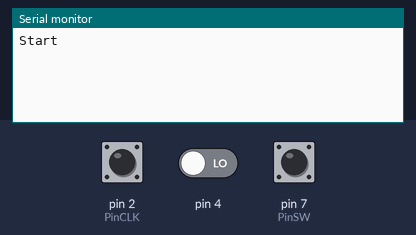
A program run on a simulated Arduino Uno, built with avr-gcc and run on an emulated ATmega328P. Shown: the last lines printed to the serial monitor. The inputs (shaded band) are chosen by the test bench; at power-on: pin 2 (PinCLK) HIGH, pin 7 (PinSW) HIGH, pin 4 LOW.

Above: at 1.2 s.
1.3 s: pin 2 (PinCLK) driven LOW
At 2.5 s:
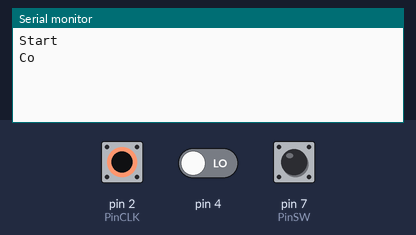
2.8 s: pin 2 (PinCLK) driven HIGH
At 3.7 s:
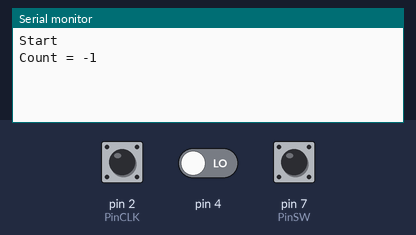
4.3 s: pin 7 (PinSW) pulled LOW for 0.15 s
At 4.8 s:
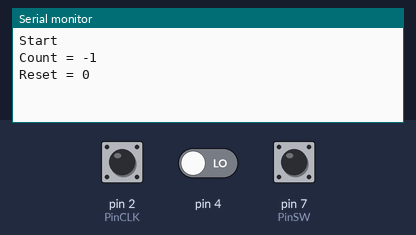
5.9 s: pin 2 (PinCLK) pulsed LOW 2 times (0.12 s each, 0.3 s apart)
At 7.5 s:
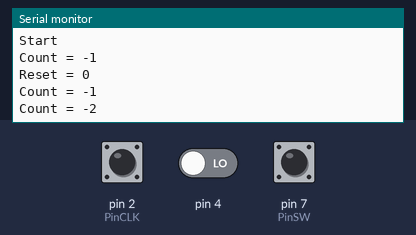

Measured:
- after the input at 1.3 s, the serial monitor: prints a new line at once (image 1)
- after the input at 2.8 s, the serial monitor: prints a new line at once (image 2)
- after the input at 4.3 s, the serial monitor: prints a new line at once (image 3)
- after the input at 5.9 s, the serial monitor: prints a new line at once (image 4)

The program:

main.cpp
```cpp
/*
    No funciona bien si no tiene el codigo de antirrebote
    ya que mi pote no tiene condensadores y hace saltos y cuenta
    mas de uno
*/

#include <Arduino.h>

volatile boolean TurnDetected;
volatile boolean up;


#define PinCLK   PD2        // Used for generating interrupts using CLK signal
#define PinDT    PD4        // Used for reading DT signal
#define PinSW    PD7        // Used for the push button switch

void isr ()  {            // Interrupt service routine is executed when  CLK is LOW
  //rutina antirrebote
  static unsigned long UltimaInterrupcion = 0; //La declaro Static para que no se pierda el valor
  unsigned long TiempoInterrupcion = millis();
  if (TiempoInterrupcion - UltimaInterrupcion > 10 ){
    up = digitalRead(PinDT);
    TurnDetected = true;
  }
  UltimaInterrupcion = TiempoInterrupcion;  //Actualizo el tiempo de la interrupcion
}


void setup ()  {
 pinMode(PinCLK,INPUT);
 pinMode(PinDT,INPUT);
 pinMode(PinSW,INPUT_PULLUP);
 attachInterrupt (0,isr,LOW);   // interrupt 0 is always connected to pin 2 on Arduino UNO
 Serial.begin (9600);
 Serial.println("Start");
}

void loop ()  {
 static long virtualPosition=0;    // without STATIC it does not count correctly!!!

 if (!(digitalRead(PinSW))) {      // check if pushbutton is pressed
   virtualPosition=0;              // if YES, then reset counter to ZERO
   Serial.print ("Reset = ");      // Using the word RESET instead of COUNT here to find out a buggy encoder

   Serial.println (virtualPosition);
   while (!(digitalRead(PinSW))){}    // No sale hasta que suelte el pulsador para que no lo lea mas de una vez
 }

 if (TurnDetected)  {        // do this only if rotation was detected
   if (up)
     virtualPosition += 10;
   else
     virtualPosition--;
   TurnDetected = false;          // do NOT repeat IF loop until new rotation detected
   Serial.print ("Count = ");
   Serial.println (virtualPosition);
 }
}
```
